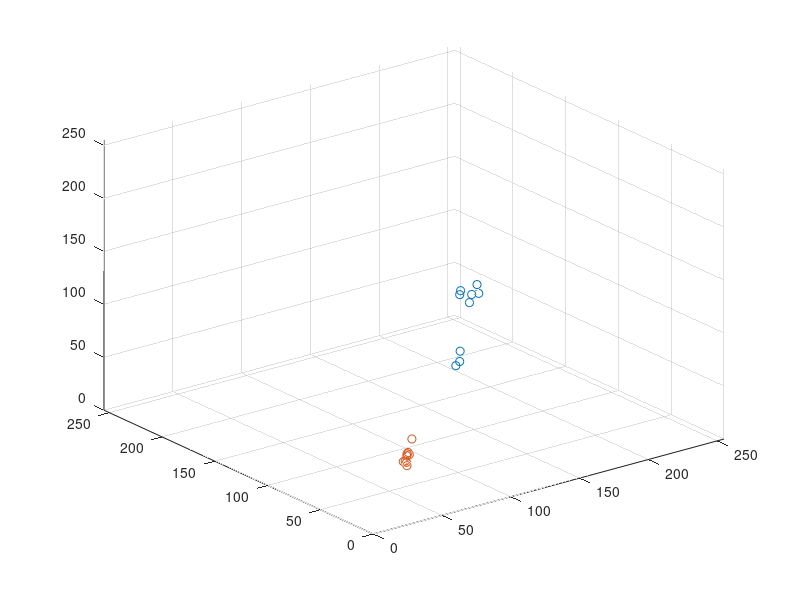

The MATLAB source for this figure:
LC = [
	164.111415943, 131.087181832, 111.871056241;
	159.095167653, 125.382149901, 112.516272189;
	169.998347107, 128.253553719, 107.548429752;
	175.149585799, 129.893964497, 114.317633136;
	162.760541705, 120.905817175, 105.730686365;
	175.175308642, 128.311111111, 106.719506173;
	137.35654321, 96.6350617284, 79.9669135802;
	134.932281394, 93.9237343853, 72.3017751479;
	128.732302201, 89.4788816181, 72.5990481856;
];
DC = [
	54.811723886, 38.2689919649, 40.1364134405;
	46.2230935641, 28.2637912385, 35.3243645214;
	54.9732510288, 37.4420438957, 38.3456790123;
	60.9924557752, 42.8280437045, 48.6043184183;
	52.8138271605, 36.9412345679, 38.3051851852;
	48.7313580247, 31.9609876543, 35.815308642;
	47.9544753086, 33.962962963, 35.9012345679;
	52.942800789, 36.9191321499, 40.2018408941;
	47.9474030243, 32.1584483892, 37.1374095989;
];
hold('off')
scatter3(LC(:,1), LC(:,2), LC(:,3), 'ro')
hold('on')
scatter3(DC(:,1), DC(:,2), DC(:,3), 'bx')
xlim([0, 255]); ylim([0, 255]); zlim([0, 255]);